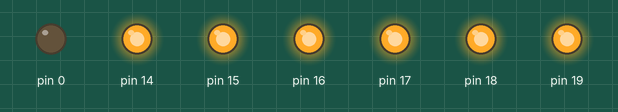
This sketch was run on a simulated Arduino Uno, built with avr-gcc and run on an emulated ATmega328P. On the bench: output pins drawn as LEDs (lit = HIGH).

Above: at 1.4 s.
At 3.9 s:
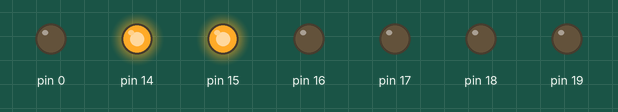
At 6.6 s:
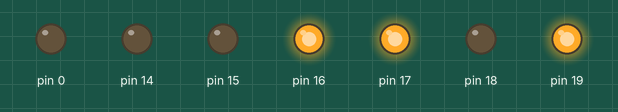
At 11.0 s:
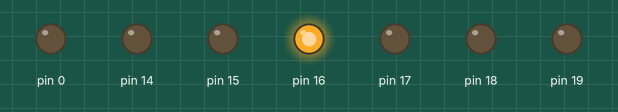
At 13.4 s:
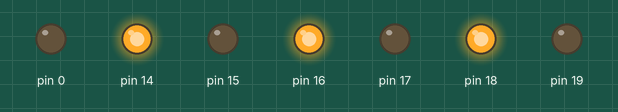
At 15.9 s:
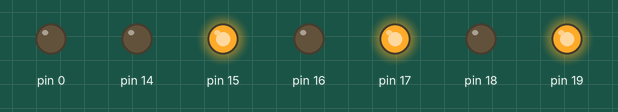
Timing chart, 0 to 21.1 s (numbered marks = the images above):
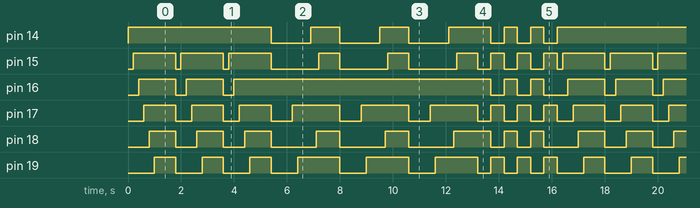

Measured:
- by itself, pin 14: repeats every 16.2 s: 2 × (LOW 1.5 s, HIGH 1.1 s), LOW 1.5 s, HIGH 1.6 s, 2 × (LOW 0.50 s, HIGH 0.50 s), LOW 0.50 s, HIGH 5.4 s
- by itself, pin 16: repeats every 16.2 s: LOW 0.40 s, HIGH 1.4 s, LOW 0.40 s, HIGH 9.7 s, 2 × (LOW 0.50 s, HIGH 0.50 s), LOW 0.90 s, HIGH 1.4 s
- by itself, pin 19: repeats every 16.2 s: 2 × (LOW 1.0 s, HIGH 0.80 s), 3 × (LOW 1.0 s, HIGH 1.6 s), 3 × (LOW 0.50 s, HIGH 0.50 s), LOW 1.0 s, HIGH 0.80 s
- by itself, pin 15: repeats every 16.2 s: 2 × (LOW 0.20 s, HIGH 1.6 s), 3 × (LOW 1.8 s, HIGH 0.80 s), 3 × (LOW 0.50 s, HIGH 0.50 s), LOW 0.20 s, HIGH 1.6 s

The sketch:

Botton_Leds_Animation.ino
```cpp
int main() {
  //CONFIGURAÇÕES:
  DDRC = 255;          //OU DDRC = 0b11111111;  OU DDRC = 0xFF;
  PORTC = 0;           // TODOS OS LEDS APAGADOS
  PORTD = 0;           // Todos do PORTD como entradas
  DDRD |= (1 << PD0);  // Liga o PULL-Up no PD0
  char cont;
  char cont2 = 0;
  while (1) {
    if (!(PIND & (1 << PD0))) {
      cont2++;
    }
    if (cont2 == 0) {
      for (cont = 0; cont < 3; cont++) {
        //---------- LÓGICA 1 ---------------
        PORTC |= (1 << PC0) | (1 << PC2) | (1 << PC4);
        _delay_ms(500);
        PORTC = 0;  //DESLIGA TODOS OS LEDS
        PORTC |= (1 << PC1) | (1 << PC3) | (1 << PC5);
        _delay_ms(500);
        PORTC = 0;  //DESLIGA TODOS OS LEDS
                    //-----------------------------------
      }
    } else if (cont2 == 1) {
      for (cont = 0; cont < 3; cont++) {
        //---------- LÓGICA 2 ---------------
        PORTC |= (1 << PC0);
        _delay_ms(200);
        PORTC |= (1 << PC1);
        _delay_ms(200);
        PORTC |= (1 << PC2);
        _delay_ms(200);
        PORTC |= (1 << PC3);
        _delay_ms(200);
        PORTC |= (1 << PC4);
        _delay_ms(200);
        PORTC |= (1 << PC5);
        _delay_ms(800);
        PORTC = 0;
      }
    } else if (cont2 == 2) {
      //---------- LÓGICA 3 ---------------
      for (cont = 0; cont < 3; cont++) {
        PORTC |= (1 << PC2);
        _delay_ms(800);
        PORTC |= (1 << PC3);
        _delay_ms(200);
        PORTC |= (1 << PC5);
        _delay_ms(500);
        PORTC |= (1 << PC0);
        _delay_ms(200);
        PORTC |= (1 << PC4);
        _delay_ms(100);
        PORTC |= (1 << PC1);
        _delay_ms(800);
        PORTC = 0;
      }
    }
  }
}
```
